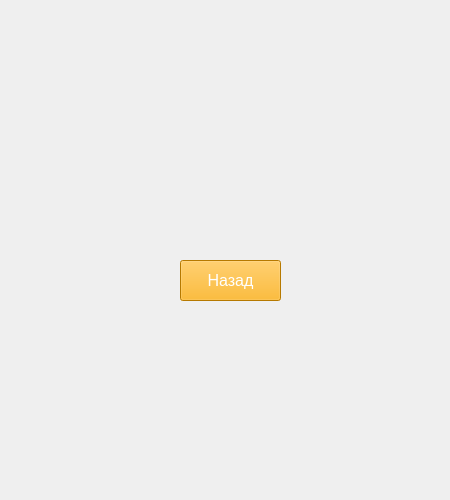
<?xml version="1.0" encoding="UTF-8"?>
<ui version="4.0">
 <class>MainWindow</class>
 <widget class="QMainWindow" name="MainWindow">
  <property name="geometry">
   <rect>
    <x>0</x>
    <y>0</y>
    <width>450</width>
    <height>500</height>
   </rect>
  </property>
  <property name="windowTitle">
   <string>Вхід</string>
  </property>
  <widget class="QWidget" name="centralwidget">
   <widget class="QLabel" name="label">
    <property name="geometry">
     <rect>
      <x>0</x>
      <y>0</y>
      <width>450</width>
      <height>500</height>
     </rect>
    </property>
    <property name="text">
     <string/>
    </property>
    <property name="pixmap">
     <pixmap>C:/Users/kk03k/AppData/Downloads/4a7eaeae52140c9205af389cc1e2c7b7-Enhanced-transformed (1).jpeg</pixmap>
    </property>
   </widget>
   <widget class="QPushButton" name="pushButton_page1">
    <property name="geometry">
     <rect>
      <x>180</x>
      <y>260</y>
      <width>101</width>
      <height>41</height>
     </rect>
    </property>
    <property name="font">
     <font>
      <pointsize>12</pointsize>
     </font>
    </property>
    <property name="styleSheet">
     <string notr="true">background-color: rgb(255, 170, 0);
color: rgb(255, 255, 255);</string>
    </property>
    <property name="text">
     <string>Назад</string>
    </property>
   </widget>
  </widget>
 </widget>
 <resources/>
 <connections/>
</ui>
